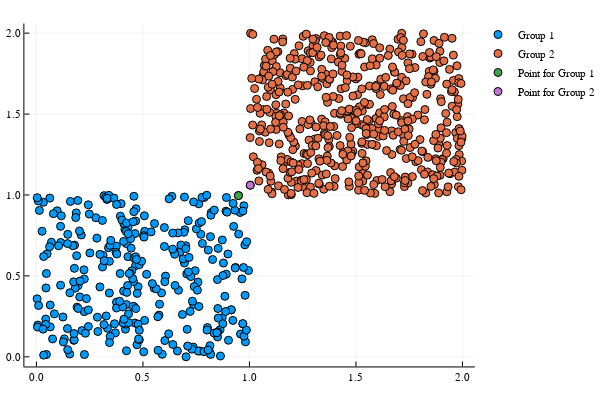

Notebook source saved alongside this figure:
### Code cell
scatter!([H1[CBID["Group1"],1]], [H1[CBID["Group1"],2]], label = "Point for Group 1")
scatter!([H2[CBID["Group2"],1]], [H2[CBID["Group2"],2]], label = "Point for Group 2")

### Figure 1 — Plotly figure (JSON) as saved in the notebook; plotly's stock layout.template omitted (floating-point values rounded to 4 significant figures; data arrays with more than 128 entries replaced by an {"elided": "..."} marker saying what was removed)
{"data": [{"colorbar": {"title": ""}, "hoverinfo": "text", "legendgroup": "Group 1", "marker": {"color": "rgba(0, 154, 250, 1.000)", "line": {"color": "rgba(0, 0, 0, 1.000)", "width": 1}, "size": 8, "symbol": "circle"}, "mode": "markers", "name": "Group 1", "showlegend": true, "text": {"elided": "300 null values"}, "type": "scatter", "x": {"elided": "300 float values"}, "xaxis": "x1", "y": {"elided": "300 float values"}, "yaxis": "y1", "zmax": 0.1, "zmin": -0.1}, {"colorbar": {"title": ""}, "hoverinfo": "text", "legendgroup": "Group 2", "marker": {"color": "rgba(227, 111, 71, 1.000)", "line": {"color": "rgba(0, 0, 0, 1.000)", "width": 1}, "size": 8, "symbol": "circle"}, "mode": "markers", "name": "Group 2", "showlegend": true, "text": {"elided": "500 null values"}, "type": "scatter", "x": {"elided": "500 float values"}, "xaxis": "x1", "y": {"elided": "500 float values"}, "yaxis": "y1", "zmax": 0.1, "zmin": -0.1}, {"colorbar": {"title": ""}, "hoverinfo": "text", "legendgroup": "Point for Group 1", "marker": {"color": "rgba(62, 164, 78, 1.000)", "line": {"color": "rgba(0, 0, 0, 1.000)", "width": 1}, "size": 8, "symbol": "circle"}, "mode": "markers", "name": "Point for Group 1", "showlegend": true, "text": [null], "type": "scatter", "x": [0.9484], "xaxis": "x1", "y": [0.9963], "yaxis": "y1", "zmax": 0.1, "zmin": -0.1}, {"colorbar": {"title": ""}, "hoverinfo": "text", "legendgroup": "Point for Group 2", "marker": {"color": "rgba(195, 113, 210, 1.000)", "line": {"color": "rgba(0, 0, 0, 1.000)", "width": 1}, "size": 8, "symbol": "circle"}, "mode": "markers", "name": "Point for Group 2", "showlegend": true, "text": [null], "type": "scatter", "x": [1.004], "xaxis": "x1", "y": [1.061], "yaxis": "y1", "zmax": 0.1, "zmin": -0.1}], "layout": {"annotations": [], "height": 400, "legend": {"bgcolor": "rgba(255, 255, 255, 1.000)", "bordercolor": "rgba(0, 0, 0, 1.000)", "font": {"color": "rgba(0, 0, 0, 1.000)", "family": "sans-serif", "size": 11}, "tracegroupgap": 0, "x": 1, "y": 1}, "margin": {"b": 20, "l": 0, "r": 0, "t": 20}, "paper_bgcolor": "rgba(255, 255, 255, 1.000)", "plot_bgcolor": "rgba(255, 255, 255, 1.000)", "showlegend": true, "width": 600, "xaxis": {"anchor": "y1", "domain": [0.05101, 0.9934], "gridcolor": "rgba(0, 0, 0, 0.100)", "gridwidth": 0.5, "linecolor": "rgba(0, 0, 0, 1.000)", "mirror": false, "range": [-0.05659, 2.058], "showgrid": true, "showline": true, "showticklabels": true, "tickangle": 0, "tickcolor": "rgb(0, 0, 0)", "tickfont": {"color": "rgba(0, 0, 0, 1.000)", "family": "sans-serif", "size": 11}, "tickmode": "array", "ticks": "inside", "ticktext": ["0.0", "0.5", "1.0", "1.5", "2.0"], "tickvals": [0, 0.5, 1, 1.5, 2], "title": "", "titlefont": {"color": "rgba(0, 0, 0, 1.000)", "family": "sans-serif", "size": 15}, "type": "-", "visible": true, "zeroline": false, "zerolinecolor": "rgba(0, 0, 0, 1.000)"}, "yaxis": {"anchor": "x1", "domain": [0.03762, 0.9902], "gridcolor": "rgba(0, 0, 0, 0.100)", "gridwidth": 0.5, "linecolor": "rgba(0, 0, 0, 1.000)", "mirror": false, "range": [-0.05954, 2.059], "showgrid": true, "showline": true, "showticklabels": true, "tickangle": 0, "tickcolor": "rgb(0, 0, 0)", "tickfont": {"color": "rgba(0, 0, 0, 1.000)", "family": "sans-serif", "size": 11}, "tickmode": "array", "ticks": "inside", "ticktext": ["0.0", "0.5", "1.0", "1.5", "2.0"], "tickvals": [0, 0.5, 1, 1.5, 2], "title": "", "titlefont": {"color": "rgba(0, 0, 0, 1.000)", "family": "sans-serif", "size": 15}, "type": "-", "visible": true, "zeroline": false, "zerolinecolor": "rgba(0, 0, 0, 1.000)"}}}
